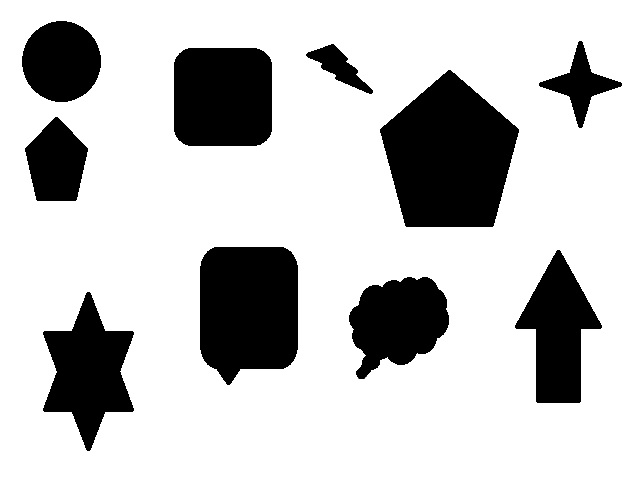
#> input picture images/variosobjetos.jpg, 640 x 480 px, found by its file name
$ python questao40.py
#> lines starting #> are read from the running program, lines starting #| are printed output that depends on the picture; after the words box and inside, x2 and y2 are one past the last pixel; in counts of white or black regions, pixels touching at a corner belong together
import cv2
import matplotlib.pyplot as plt

# Read a rgb image
image = cv2.imread('C:/Users/User/Desktop/GIT/LapiscoComputerVisionPython/images/variosobjetos.jpg')
#> image is the input picture: shape (480, 640, 3); min 0, max 255, mean 196.7

grayscale_image = cv2.cvtColor(image, cv2.COLOR_BGR2GRAY)
cv2.imshow('Input grayscale image', grayscale_image)

ret, threshold_image = cv2.threshold(grayscale_image, 0, 255, cv2.THRESH_BINARY_INV+cv2.THRESH_OTSU)
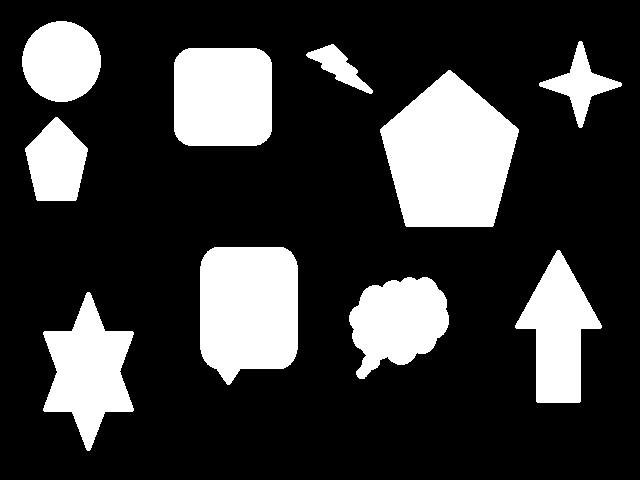
#> threshold_image: shape (480, 640); 22.9% white; 10 white regions, largest, box (x1, y1, x2, y2) and area: (380, 70, 519, 227) 15293, (200, 247, 298, 385) 11801, (174, 48, 272, 146) 9307
#> ret = 102
cv2.imshow('Threshold image', threshold_image)

structuring_elements = [cv2.MORPH_RECT, cv2.MORPH_ELLIPSE, cv2.MORPH_CROSS]
plt.figure(1)
titles = ['Rectangle element', 'Elliptic element', 'Cross element']
for i, element in enumerate(structuring_elements):
    kernel = cv2.getStructuringElement(element, (5, 5))
    erosion = cv2.erode(threshold_image, kernel, iterations=7)

    fig = 130 + (i+1)
    plt.subplot(fig)
    plt.title(titles[i])
    plt.imshow(erosion, cmap='gray')
#> this loop made 3 passes
#> pass 1, `erosion = cv2.erode(threshold_image, kernel, iterations=7)`:
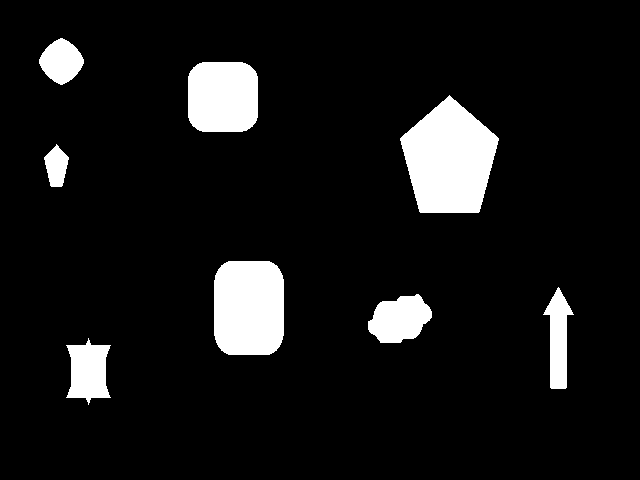
#> erosion: shape (480, 640); 8.8% white; 8 white regions, largest, box (x1, y1, x2, y2) and area: (400, 95, 499, 213) 8087, (214, 261, 284, 355) 6208, (188, 62, 258, 132) 4603
#> pass 2, `erosion = cv2.erode(threshold_image, kernel, iterations=7)`:
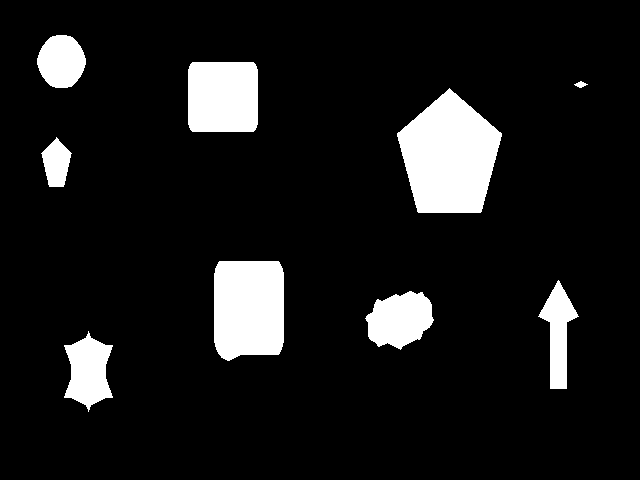
#> erosion: shape (480, 640); 10.1% white; 9 white regions, largest, box (x1, y1, x2, y2) and area: (397, 88, 502, 213) 9093, (214, 261, 284, 361) 6540, (188, 62, 258, 132) 4844
#> pass 3, `erosion = cv2.erode(threshold_image, kernel, iterations=7)`:
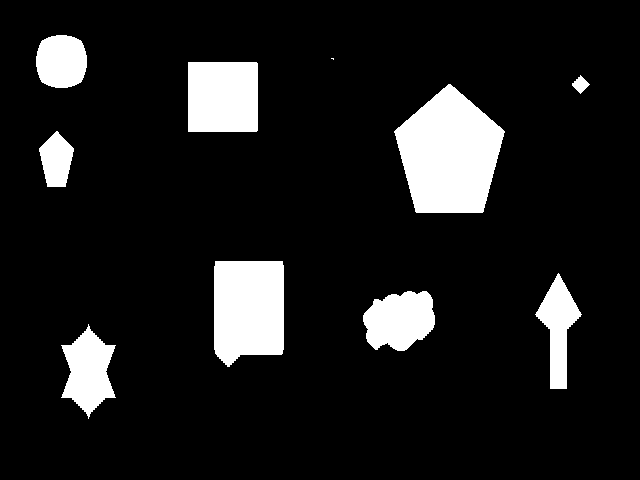
#> erosion: shape (480, 640); 11.1% white; 10 white regions (1 under 20 px), largest, box (x1, y1, x2, y2) and area: (394, 84, 505, 213) 9946, (214, 261, 284, 367) 6715, (188, 62, 258, 132) 4898

plt.show()
cv2.waitKey(0)

$ run again, with images/1_5.jpg copied over images/variosobjetos.jpg
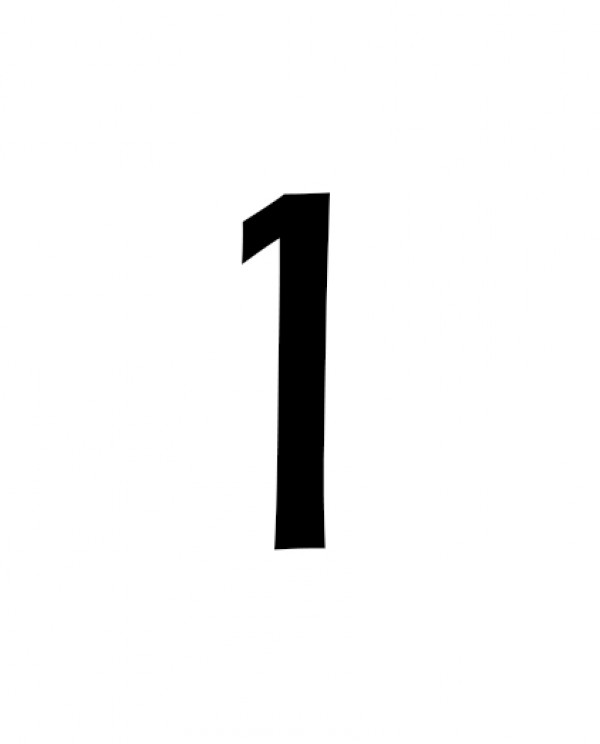
#> input picture images/1_5.jpg, 600 x 744 px, found by its file name
#> image is the input picture: shape (744, 600, 3); min 0, max 255, mean 244.5
#> `ret, threshold_image = cv2.threshold(grayscale_image, 0, 255, cv2.THRE..`:
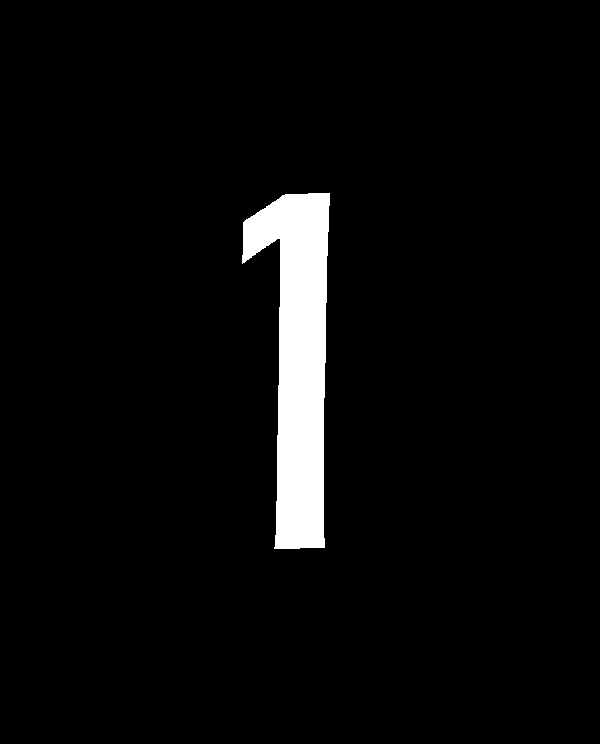
#> threshold_image: shape (744, 600); 4.1% white; 1 white region, box (x1, y1, x2, y2) and area: (242, 193, 330, 549) 18310
#> ret = 128
#> `plt.show()`:
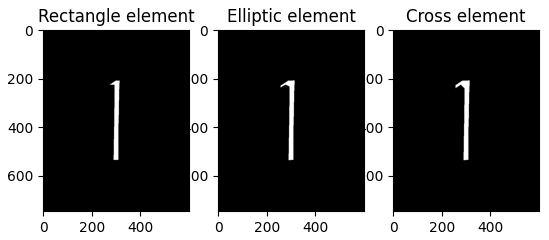
#> figure drawn by matplotlib, 3 panels
